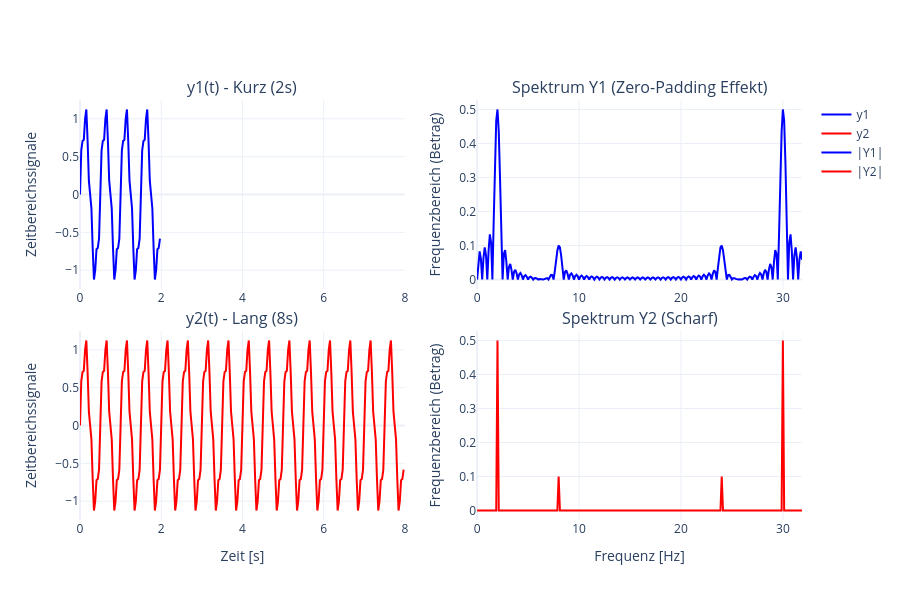

Source (notebook cell):
### Markdown cell above
## a) Testsignale erzeugen

### Code cell
fs = 32.0  # Sampling Frequenz
f1 = 2.0
f2 = 8.0

# Zeitvektoren
# MATLAB: 0:1/Fs:2-1/Fs -> Python: np.arange(start, stop, step)
# arange exkludiert den Stop-Wert, das passt also perfekt.
t1 = np.arange(0, 2, 1 / fs)  # 2 Sekunden (64 Samples)
t2 = np.arange(0, 8, 1 / fs)  # 8 Sekunden (256 Samples)

# Signale: Mischung aus zwei Sinus-Wellen
y1 = np.sin(2 * np.pi * t1 * 2) + 0.2 * np.sin(2 * np.pi * t1 * 8)
y2 = np.sin(2 * np.pi * t2 * 2) + 0.2 * np.sin(2 * np.pi * t2 * 8)

# FFT Parameter
n_fft = 256

# FFT Berechnung
# Hinweis: Matlab teilt durch numel(y), also die Signallänge, nicht die FFT-Länge.
# fft(y, n_fft) füllt automatisch mit Nullen auf, wenn y kürzer als n_fft ist (Zero-Padding).
y1_fft = np.fft.fft(y1, n_fft) / len(y1)
y2_fft = np.fft.fft(y2, n_fft) / len(y2)

# Frequenzachse
delta_f = fs / n_fft
freq_axis = np.arange(0, fs, delta_f)

fig = make_subplots(
    rows=2,
    cols=2,
    subplot_titles=(
        "y1(t) - Kurz (2s)",
        "Spektrum Y1 (Zero-Padding Effekt)",
        "y2(t) - Lang (8s)",
        "Spektrum Y2 (Scharf)",
    ),
    # shared_xaxes=True,
    vertical_spacing=0.1,
)

# --- Visualisierung Zeitbereich (Vergleich y1 vs y2) ---

fig.add_trace(go.Scatter(x=t1, y=y1, name="y1", line=dict(color="blue")), row=1, col=1)
fig.add_trace(go.Scatter(x=t2, y=y2, name="y2", line=dict(color="red")), row=2, col=1)

fig.update_xaxes(range=[0, 8], col=1)
fig.update_xaxes(title_text="Zeit [s]", col=1, row=2)
fig.update_yaxes(title_text="Zeitbereichssignale", col=1)


# --- Visualisierung Frequenzbereich (Vergleich Y1 vs Y2) ---

# Wir plotten den Betrag (Magnitude)
fig.add_trace(
    go.Scatter(x=freq_axis, y=np.abs(y1_fft), name="|Y1|", line=dict(color="blue")),
    row=1,
    col=2,
)
fig.add_trace(
    go.Scatter(x=freq_axis, y=np.abs(y2_fft), name="|Y2|", line=dict(color="red")),
    row=2,
    col=2,
)

fig.update_layout(height=600, template="plotly_white")
fig.update_xaxes(title_text="Frequenz [Hz]", col=2, row=2)
fig.update_yaxes(title_text="Frequenzbereich (Betrag)", col=2)
fig.show()

### Figure 1 — Plotly figure (JSON) as saved in the notebook; plotly's stock layout.template omitted (floating-point values rounded to 4 significant figures; data arrays with more than 128 entries replaced by an {"elided": "..."} marker saying what was removed)
{"data": [{"line": {"color": "blue"}, "name": "y1", "type": "scatter", "x": [0.0, 0.03125, 0.0625, 0.09375, 0.125, 0.1562, 0.1875, 0.2188, 0.25, 0.2812, 0.3125, 0.3438, 0.375, 0.4062, 0.4375, 0.4688, 0.5, 0.5312, 0.5625, 0.5938, 0.625, 0.6562, 0.6875, 0.7188, 0.75, 0.7812, 0.8125, 0.8438, 0.875, 0.9062, 0.9375, 0.9688, 1.0, 1.031, 1.062, 1.094, 1.125, 1.156, 1.188, 1.219, 1.25, 1.281, 1.312, 1.344, 1.375, 1.406, 1.438, 1.469, 1.5, 1.531, 1.562, 1.594, 1.625, 1.656, 1.688, 1.719, 1.75, 1.781, 1.812, 1.844, 1.875, 1.906, 1.938, 1.969], "xaxis": "x", "y": [0.0, 0.5827, 0.7071, 0.7239, 1.0, 1.124, 0.7071, 0.1827, 2.449e-17, -0.1827, -0.7071, -1.124, -1.0, -0.7239, -0.7071, -0.5827, -4.409e-16, 0.5827, 0.7071, 0.7239, 1.0, 1.124, 0.7071, 0.1827, 7.348e-17, -0.1827, -0.7071, -1.124, -1.0, -0.7239, -0.7071, -0.5827, -8.817e-16, 0.5827, 0.7071, 0.7239, 1.0, 1.124, 0.7071, 0.1827, 1.225e-16, -0.1827, -0.7071, -1.124, -1.0, -0.7239, -0.7071, -0.5827, -1.323e-15, 0.5827, 0.7071, 0.7239, 1.0, 1.124, 0.7071, 0.1827, 1.715e-16, -0.1827, -0.7071, -1.124, -1.0, -0.7239, -0.7071, -0.5827], "yaxis": "y"}, {"line": {"color": "red"}, "name": "y2", "type": "scatter", "x": {"elided": "256 float values"}, "xaxis": "x3", "y": {"elided": "256 float values"}, "yaxis": "y3"}, {"line": {"color": "blue"}, "name": "|Y1|", "type": "scatter", "x": {"elided": "256 float values"}, "xaxis": "x2", "y": {"elided": "256 float values"}, "yaxis": "y2"}, {"line": {"color": "red"}, "name": "|Y2|", "type": "scatter", "x": {"elided": "256 float values"}, "xaxis": "x4", "y": {"elided": "256 float values"}, "yaxis": "y4"}], "layout": {"annotations": [{"font": {"size": 16}, "showarrow": false, "text": "y1(t) - Kurz (2s)", "x": 0.225, "xanchor": "center", "xref": "paper", "y": 1, "yanchor": "bottom", "yref": "paper"}, {"font": {"size": 16}, "showarrow": false, "text": "Spektrum Y1 (Zero-Padding Effekt)", "x": 0.775, "xanchor": "center", "xref": "paper", "y": 1, "yanchor": "bottom", "yref": "paper"}, {"font": {"size": 16}, "showarrow": false, "text": "y2(t) - Lang (8s)", "x": 0.225, "xanchor": "center", "xref": "paper", "y": 0.45, "yanchor": "bottom", "yref": "paper"}, {"font": {"size": 16}, "showarrow": false, "text": "Spektrum Y2 (Scharf)", "x": 0.775, "xanchor": "center", "xref": "paper", "y": 0.45, "yanchor": "bottom", "yref": "paper"}], "height": 600, "xaxis": {"anchor": "y", "domain": [0, 0.45], "range": [0, 8]}, "xaxis2": {"anchor": "y2", "domain": [0.55, 1]}, "xaxis3": {"anchor": "y3", "domain": [0, 0.45], "range": [0, 8], "title": {"text": "Zeit [s]"}}, "xaxis4": {"anchor": "y4", "domain": [0.55, 1], "title": {"text": "Frequenz [Hz]"}}, "yaxis": {"anchor": "x", "domain": [0.55, 1], "title": {"text": "Zeitbereichssignale"}}, "yaxis2": {"anchor": "x2", "domain": [0.55, 1], "title": {"text": "Frequenzbereich (Betrag)"}}, "yaxis3": {"anchor": "x3", "domain": [0, 0.45], "title": {"text": "Zeitbereichssignale"}}, "yaxis4": {"anchor": "x4", "domain": [0, 0.45], "title": {"text": "Frequenzbereich (Betrag)"}}}}
